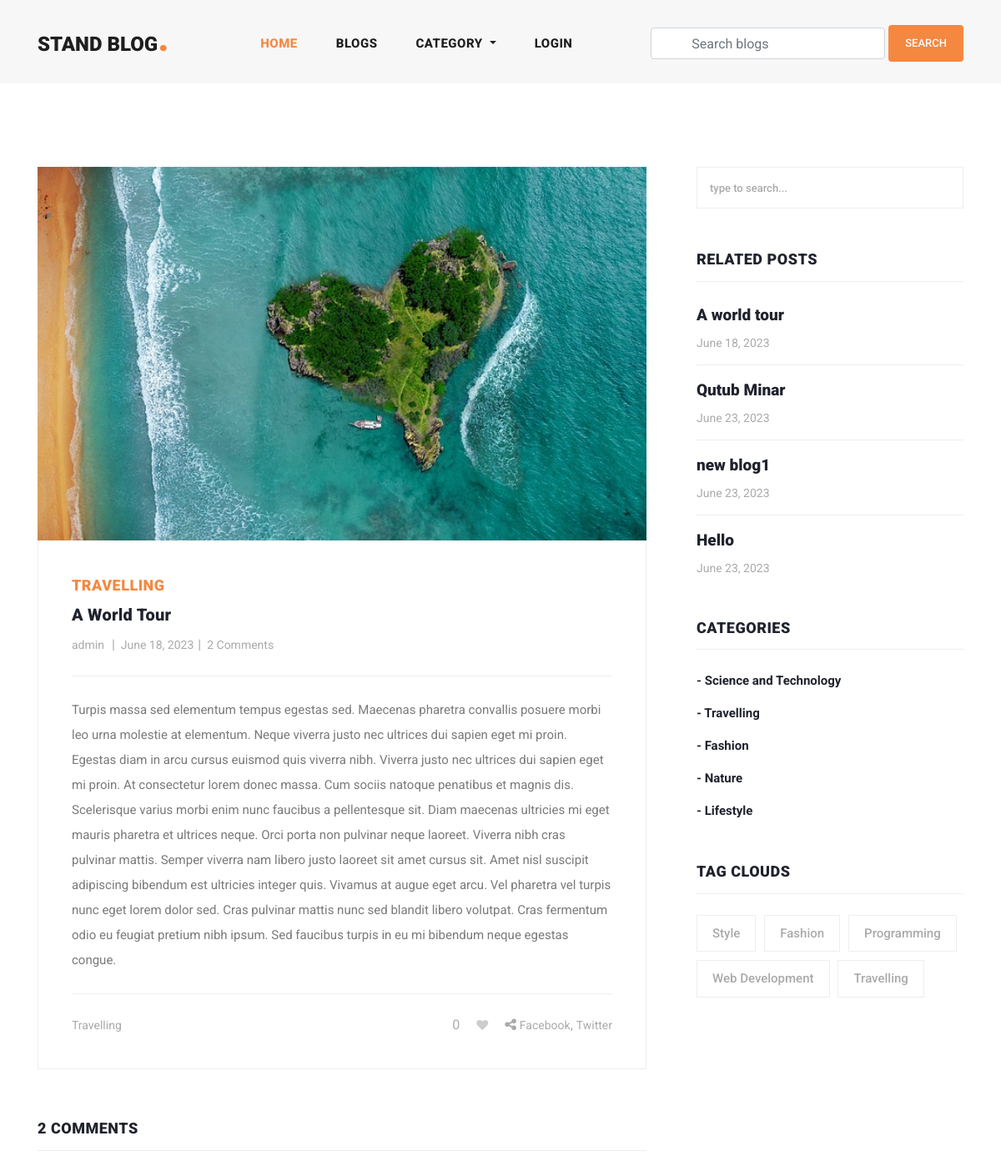
Before: /blog/a-world-tour/ (upper part) with the older database file.
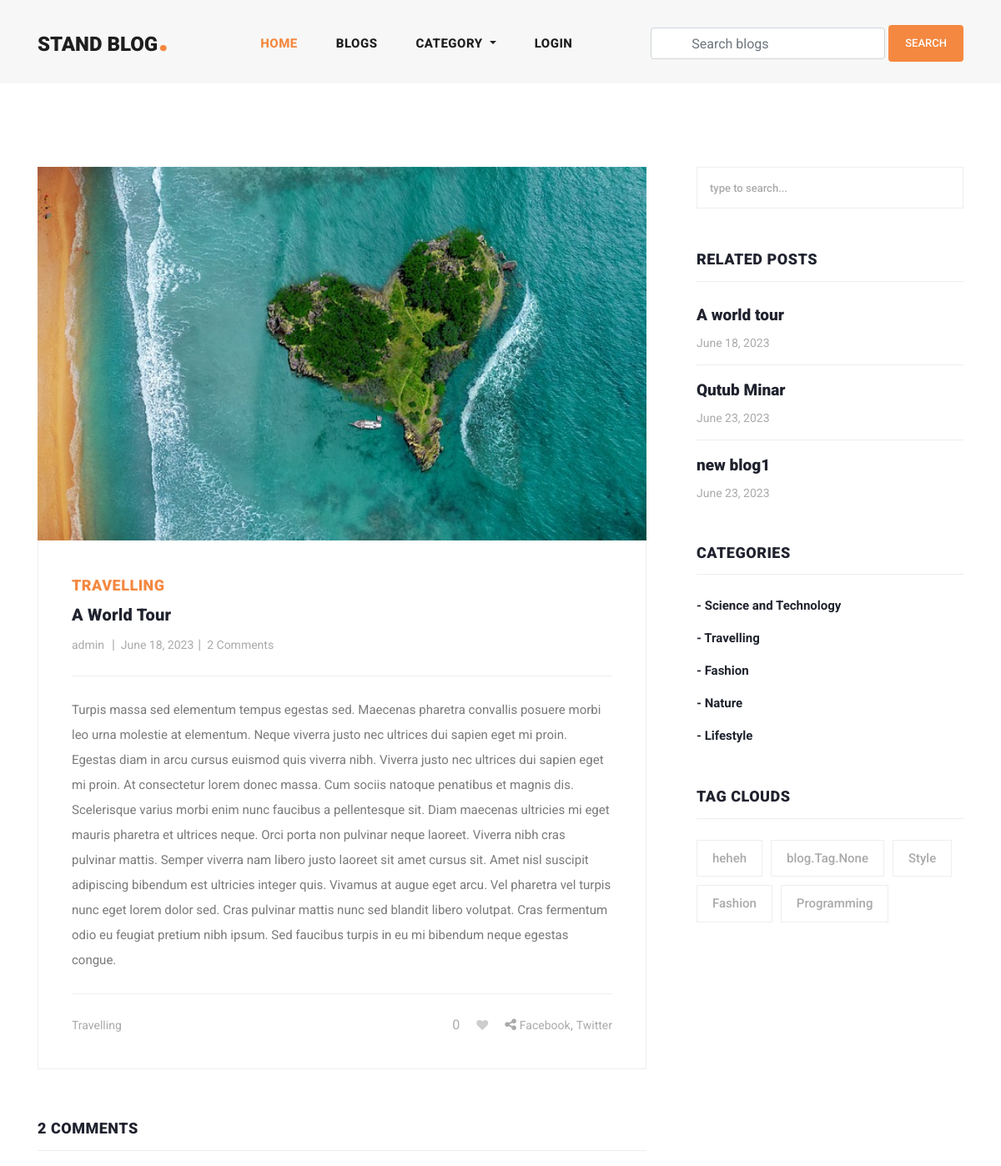
After: the same page with the newer database file.
### blog/models.py (models this page shows, shortened)
class Tag(models.Model):
    title = models.CharField(max_length=150)
    slug = models.SlugField(null=True, blank=True)
    created_date = models.DateField(auto_now_add=True)

class Blog(models.Model):
    user = models.ForeignKey(
        User,
        related_name='user_blogs',
        on_delete=models.CASCADE
    )
    category = models.ForeignKey(
        Category,
        related_name='category_blogs',
        on_delete=models.CASCADE
    )
    tags = models.ManyToManyField(
        Tag,
        related_name='tag_blogs',
        blank=True
    )
    likes = models.ManyToManyField(
        User,
        related_name='user_likes',
        blank=True
    )
    title = models.CharField(
        max_length=250
    )
    slug = models.SlugField(null=True, blank=True)
    banner = models.ImageField(upload_to='blog_banners')
    description = RichTextField()
    created_date = models.DateField(auto_now_add=True)

class Category(models.Model):
    title = models.CharField(max_length=150, unique=True)
    slug = models.SlugField(null=True, blank=True)
    created_date = models.DateField(auto_now_add=True)

### user_profile/models.py (models this page shows, shortened)
class User(AbstractUser):
    email = models.EmailField(
        max_length=150,
        unique=True,
        error_messages={
            "unique": "The email must be unique"
        }
    )
    profile_image = models.ImageField(
        null=True,
        blank=True,
        upload_to="profile_images"
    )
    followers = models.ManyToManyField("Follow")
    REQUIRED_FIELDS = ["email"]
    objects = CustomUserManager()
    def get_profile_picture(self):
        url = ""
        try:
            url = self.profile_image.url
        except:
            url = ""
        return url

### blog/views.py (the view, shortened to what this page needs)
# urls.py: path('blog/<str:slug>/', blog_details, name='blog_details'),
def blog_details(request, slug):
    form = TextForm()
    blog = get_object_or_404(Blog, slug=slug)
    category = Category.objects.get(id=blog.category.id)
    related_blogs = category.category_blogs.all()
    tags = Tag.objects.order_by('-created_date')[:5]
    liked_by = request.user in blog.likes.all()
    context = {
        "blog": blog,
        "related_blogs": related_blogs,
        "tags": tags,
        "form": form,
        "liked_by": liked_by
    }
    return render(request, 'blog_details.html', context)

### blog/forms.py
class TextForm(forms.Form):
    text = forms.CharField(widget=forms.Textarea, required=True)

### blog/context_processors.py (called while the page is built)
def get_all_categories(request):
    categories = Category.objects.all()
    context = {
        "categories": categories
    }
    return context

### templates/blog_details.html (shortened to what the changed rows need)
{% extends 'base.html' %}
{% load static %}
{% block content %}
<section class="blog-posts grid-system">
    <div class="container">
        <div class="row">
            <div class="col-lg-8">
                <div class="all-blog-posts">
                    <div class="row">
                        <div class="col-lg-12">
                            <div class="blog-post">
                                <div class="blog-thumb">
                                    <img src="{{blog.banner.url}}" alt="">
                                </div>
                                <div class="down-content">
                                    <span>{{blog.category.title}}</span>
                                    <a href="javascript.void(0);">
                                        <h4>{{blog.title}}</h4>
                                    </a>
                                    <ul class="post-info">
                                        <li><a
                                                href="{% url 'view_user_information' blog.user.username %}">{{blog.user.username}}</a>
                                        </li>
                                        <li><a href="javascript.void(0);">{{blog.created_date}}</a></li>
                                        <li><a href="javascript.void(0);">{{blog.blog_comments.all.count}} Comments</a>
                                        </li>
                                    </ul>
                                    <p>{{blog.description|safe}}</p>
                                    <div class="post-options">
                                        <div class="row">
                                            <div class="col-6">
                                                <ul class="post-tags">
                                                    {% if blog.tags.all.count > 0 %}
                                                    {% for tag in blog.tags.all %}
                                                    <li><a href="{% url 'tag_blogs' tag.slug %}">{{tag.title}}</a></li>
                                                    {% endfor %}
                                                    {% else %}
                                                    None
                                                    {% endif %}
                                                </ul>
                                            </div>
                                            {% if request.user.is_authenticated %}
                                            <div class="col-6">
                                                <ul class="post-share">
                                                    <li id="like-count">{{blog.likes.count}}</li>
                                                    {% if liked_by %}
                                                    <li class="pl-3 pr-3"><a href="javascript:void(0);"><i
                                                                id="like-icon" data-blog="{{blog.id}}"
                                                                class="fa fa-heart"></i></a>
                                                    </li>
                                                    {% else %}
                                                    <li class="pl-3 pr-3"><a href="javascript:void(0);"><i
                                                                id="like-icon" data-blog="{{blog.id}}"
                                                                class="fa fa-heart empty-heart"></i></a>
                                                    </li>
                                                    {% endif %}
                                                    <li><i class="fa fa-share-alt"></i></li>
                                                    <li><a href="#">Facebook</a>,</li>
                                                    <li><a href="#"> Twitter</a></li>
                                                </ul>
                                            </div>
                                            {% else %}
                                            <div class="col-6">
                                                <ul class="post-share">
                                                    <li id="like-count">{{blog.likes.count}}</li>
                                                    {% if liked_by %}
                                                    <li class="pl-3 pr-3"><a href="{% url 'login' %}"><i
                                                                class="fa fa-heart"></i></a>
                                                    </li>
                                                    {% else %}
                                                    <li class="pl-3 pr-3"><a href="{% url 'login' %}"><i
                                                                class="fa fa-heart empty-heart"></i></a>
                                                    </li>
                                                    {% endif %}
                                                    <li><i class="fa fa-share-alt"></i></li>
                                                    <li><a href="#">Facebook</a>,</li>
                                                    <li><a href="#"> Twitter</a></li>
                                                </ul>
                                            </div>
                                            {% endif %}
                                        </div>
                                    </div>
                                </div>
                            </div>
                        </div>
                        <div class="col-lg-12">
                            <div class="sidebar-item comments">
                                <div class="sidebar-heading">
                                    <h2>{{blog.blog_comments.count}} Comments</h2>
                                </div>
                            </div>
                        </div>
                    </div>
                </div>
            </div>
            <div class="col-lg-4">
                <div class="sidebar">
                    <div class="row">
                        <div class="col-lg-12">
                            <div class="sidebar-item recent-posts">
                                <div class="sidebar-heading">
                                    <h2>Related Posts</h2>
                                </div>
                                <div class="content">
                                    <ul>
                                        {% for blog in related_blogs %}
                                        <li><a href="{% url 'blog_details' blog.slug %}">
                                                <h5>{{blog.title}}</h5>
                                                <span>{{blog.created_date}}</span>
                                            </a></li>
                                        {% endfor %}
                                    </ul>
                                </div>
                            </div>
                        </div>
                        <div class="col-lg-12">
                            <div class="sidebar-item categories">
                                <div class="sidebar-heading">
                                    <h2>Categories</h2>
                                </div>
                                <div class="content">
                                    <ul>
                                        {% for category in categories %}
                                        <li><a href="{% url 'category_blogs' category.slug %}">- {{category.title}}</a>
                                        </li>
                                        {% endfor %}
                                    </ul>
                                </div>
                            </div>
                        </div>
                        <div class="col-lg-12">
                            <div class="sidebar-item tags">
                                <div class="sidebar-heading">
                                    <h2>Tag Clouds</h2>
                                </div>
                                <div class="content">
                                    <ul>
                                        {% for tag in tags %}
                                        <li><a href="{% url 'tag_blogs' tag.slug %}">{{tag.title}}</a></li>
                                        {% endfor %}
                                    </ul>
                                </div>
                            </div>
                        </div>
                    </div>
                </div>
            </div>
        </div>
    </div>
</section>
{% endblock content %}

Changed rows visible on the page:
no longer on one of the page's lists (row unchanged): Tag: title "Travelling"
removed Blog: title "Hello", created_date "June 23, 2023"
no longer on this page (row unchanged): Tag: title "Web Development", shown under "TAG CLOUDS"
added Tag: title "heheh", shown under "TAG CLOUDS"
added Tag: title "blog.Tag.None", shown under "TAG CLOUDS"
